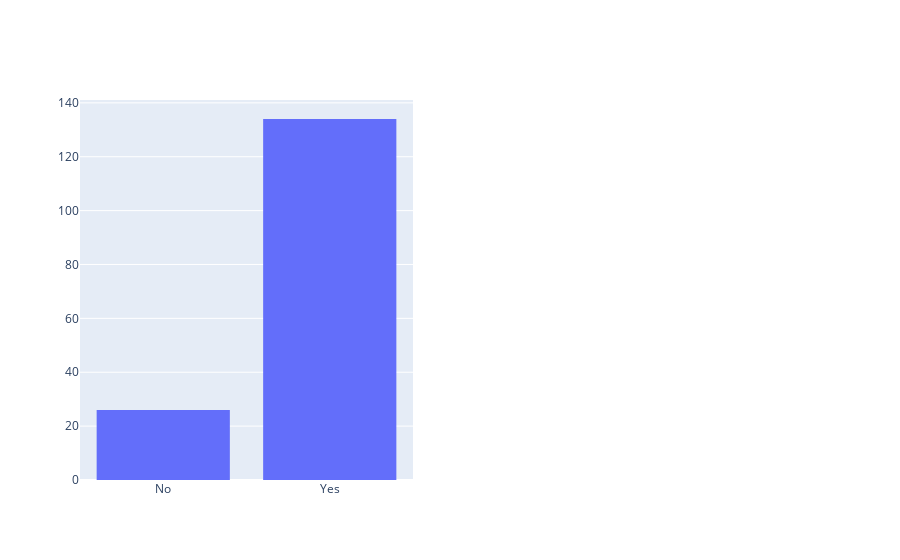

Notebook source saved alongside this figure:
### Code cell
fig = make_subplots(rows=1, cols=2)
fig.add_trace(
    go.Histogram(x=outlier['Alive'], y=outlier['Survival_length']),
    row=1, col=1
)

### Figure 1 — Plotly figure (JSON) as saved in the notebook; plotly's stock layout.template omitted (floating-point values rounded to 4 significant figures; data arrays with more than 128 entries replaced by an {"elided": "..."} marker saying what was removed)
{"data": [{"type": "histogram", "x": {"elided": "160 str values"}, "xaxis": "x", "y": {"elided": "160 int values"}, "yaxis": "y"}], "layout": {"xaxis": {"anchor": "y", "domain": [0, 0.45]}, "xaxis2": {"anchor": "y2", "domain": [0.55, 1]}, "yaxis": {"anchor": "x", "domain": [0, 1]}, "yaxis2": {"anchor": "x2", "domain": [0, 1]}}}
